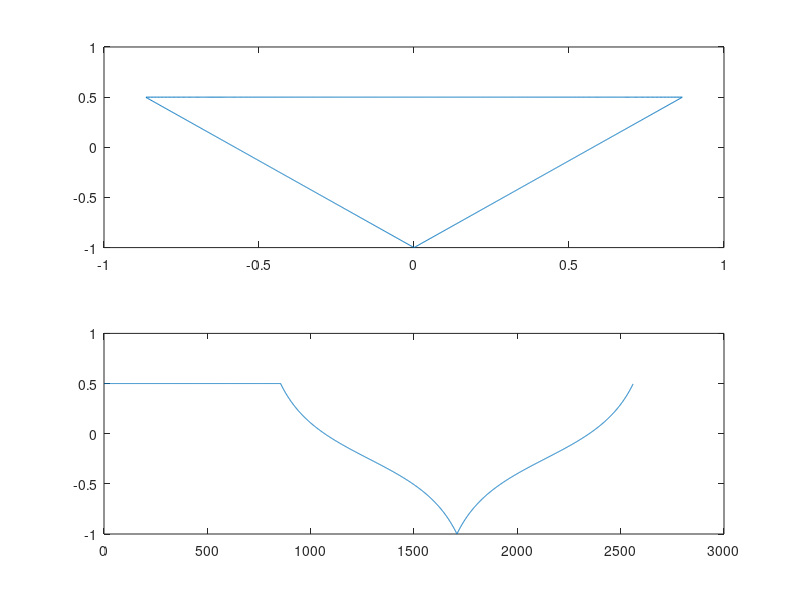

This chart was generated by the following MATLAB code:
% core parameters
f = 440; % f0
n = 3; % order (vertex count)
T = 0; % teeth
phaseOffset = pi/6; % initial phase


% wavetable
tableSize = 2560;
waveTable = zeros(1, tableSize+1);

t = [0:tableSize-1]/tableSize; % time vector
theta = 2*pi*1*t; % phase angles of a period
 
for i=1:tableSize % geometry
    waveTable(i) = cos(pi/n) / cos(mod(theta(i), 2*pi/n) -pi/n + T);
end

poly = zeros(1, tableSize); % sampled geometry
for i=1:tableSize
    poly(i) = waveTable(i) * (cos(theta(i)+phaseOffset) + 1j*sin(theta(i)+phaseOffset));
end

waveTable = imag(poly); % projection to y axis
%waveTable = [waveTable, waveTable(1)]; % wrap waveform around

%% plot
subplot(2,1,1);
plot(real(poly), imag(poly));

subplot(2,1,2);
plot(waveTable);

%% sound
duration = 1; 
fs = 44100;
tableOverSamplingRatio = tableSize / fs;
tableDelta = f * tableOverSamplingRatio; % read increment for wavetable
readIndex = 1; % table read index

y = zeros(1, fs*duration); % output


for n=1:length(y) % synhtesis from wavetable
    
    % boundary indices and corresponding values
    i1 = floor(readIndex+1); 
    if i1 == tableSize
        i2 = 1;
    else
        i2 = i1+1;
    end
    v1 = waveTable(i1);
    v2 = waveTable(i2);
  
    frac = readIndex - i1; % sample fraction
    
    y(n) = v2 + (frac*(v2-v1)); %interpolation
    
    
    readIndex = readIndex + tableDelta;
    if readIndex > tableSize
        readIndex = readIndex-tableSize;
    end
    
end



soundsc(y, fs);
%figure();
%plot(y);
